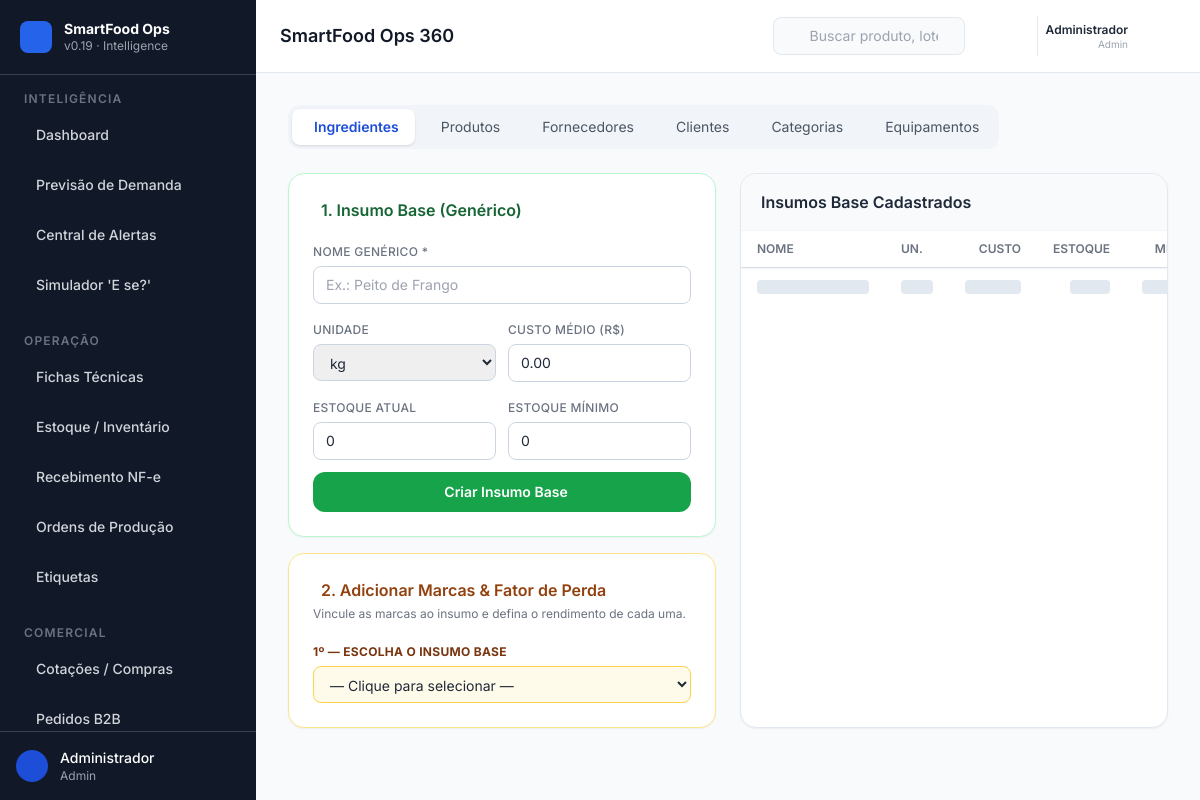
Page /cadastro (signed in) on the committed database.
### models.py (models this page shows)
class TimestampMixin:
    created_at = Column(DateTime(timezone=True), server_default=func.now())
    updated_at = Column(DateTime(timezone=True), onupdate=func.now())

class User(Base, TimestampMixin):
    __tablename__ = "users"
    id = Column(GUID(), primary_key=True, default=uuid.uuid4)
    nome = Column(String, nullable=False)
    email = Column(String, unique=True, index=True, nullable=False)
    perfil = Column(String, nullable=False, default="operador",
                    comment="chef | operador | admin")
    pin_code = Column(String(4), nullable=True,
                      comment="PIN de 4 dígitos para login rápido no tablet")
    ativo = Column(Boolean, default=True)

### routers/ui_operations.py (the view)
@router.get("/cadastro", response_class=HTMLResponse)
def cadastro(request: Request, _=AdminOnly):
    return templates.TemplateResponse("cadastro/index.html", _ctx(request))

### templates/cadastro/index.html (shortened to what this page needs)
{% extends "base.html" %}
{% block content %}
<div class="max-w-6xl mx-auto space-y-6"
     x-data="{
       tab: 'ingredientes',
       catalogModal: false,
       catalogSupId: '',
       catalogSupNome: ''
     }">
  <div class="flex flex-wrap gap-1 bg-slate-100 p-1 rounded-xl w-fit">
    {% for key, label, icon in [
      ('ingredientes', 'Ingredientes', 'leaf'),
      ('produtos',     'Produtos',     'package'),
      ('fornecedores', 'Fornecedores', 'truck'),
      ('clientes',     'Clientes',     'storefront'),
      ('categorias',   'Categorias',   'tag'),
      ('equipamentos', 'Equipamentos', 'wrench'),
    ] %}
    <button @click="tab = '{{ key }}'"
            :class="tab === '{{ key }}' ? 'bg-white shadow text-blue-700 font-semibold' : 'text-gray-600 hover:text-gray-900'"
            class="flex items-center gap-1.5 px-4 py-2 rounded-lg text-sm transition-all">
      {{ label }}
    </button>
    {% endfor %}
  </div>
  <div x-show="tab === 'ingredientes'" x-cloak>
    <div class="grid lg:grid-cols-2 gap-6">
      <div class="space-y-4">
        <div class="bg-white rounded-2xl border border-green-200 shadow-sm p-6">
          <h2 class="font-semibold text-green-800 mb-4 flex items-center gap-2">
            1. Insumo Base (Genérico)
          </h2>
          <form id="ing-form"
                hx-post="/api/cadastro/ingredient"
                hx-target="#ing-list-body"
                hx-swap="afterbegin"
                hx-on::after-request="if(event.detail.successful){ this.reset(); document.getElementById('ing-options-select').dispatchEvent(new Event('load')); }"
                class="space-y-3">
            <div class="grid grid-cols-2 gap-3">
              <div class="col-span-2 space-y-1">
                <label class="text-xs font-medium text-gray-500 uppercase tracking-wide">Nome Genérico *</label>
                <input name="nome" type="text" required placeholder="Ex.: Peito de Frango"
                       class="w-full px-3 py-2 border border-slate-300 rounded-lg text-sm focus:outline-none focus:ring-2 focus:ring-green-500">
              </div>
              <div class="space-y-1">
                <label class="text-xs font-medium text-gray-500 uppercase tracking-wide">Unidade</label>
                <select name="unidade" class="w-full px-3 py-2 border border-slate-300 rounded-lg text-sm focus:outline-none focus:ring-2 focus:ring-green-500">
                  <option value="kg">kg</option>
                </select>
              </div>
              <div class="space-y-1">
                <label class="text-xs font-medium text-gray-500 uppercase tracking-wide">Custo Médio (R$)</label>
                <input name="custo_atual" type="number" step="0.01" min="0" value="0.00"
                       class="w-full px-3 py-2 border border-slate-300 rounded-lg text-sm focus:outline-none focus:ring-2 focus:ring-green-500">
              </div>
              <div class="space-y-1">
                <label class="text-xs font-medium text-gray-500 uppercase tracking-wide">Estoque Atual</label>
                <input name="estoque_atual" type="number" step="0.1" min="0" value="0"
                       class="w-full px-3 py-2 border border-slate-300 rounded-lg text-sm focus:outline-none focus:ring-2 focus:ring-green-500">
              </div>
              <div class="space-y-1">
                <label class="text-xs font-medium text-gray-500 uppercase tracking-wide">Estoque Mínimo</label>
                <input name="estoque_minimo" type="number" step="0.1" min="0" value="0"
                       class="w-full px-3 py-2 border border-slate-300 rounded-lg text-sm focus:outline-none focus:ring-2 focus:ring-green-500">
              </div>
            </div>
            <button type="submit"
                    class="w-full py-2.5 bg-green-600 hover:bg-green-700 text-white text-sm font-semibold rounded-xl transition-colors flex items-center justify-center gap-2 mt-2">
               Criar Insumo Base
            </button>
          </form>
        </div>
        <div class="bg-white rounded-2xl border border-amber-200 shadow-sm p-6"
             x-data="{ selectedIngId: '', starRating: 3, pesoBruto: null, pesoLimpo: null,
                        get fcCalc() { return (this.pesoLimpo > 0 ? (this.pesoBruto / this.pesoLimpo) : 1).toFixed(2); } }">
          <h2 class="font-semibold text-amber-800 mb-1 flex items-center gap-2">
            2. Adicionar Marcas &amp; Fator de Perda
          </h2>
          <p class="text-xs text-gray-500 mb-4">Vincule as marcas ao insumo e defina o rendimento de cada uma.</p>
          <div class="space-y-4">
            <div class="space-y-1">
              <label class="text-xs font-bold text-amber-900 uppercase tracking-wide">1º — Escolha o Insumo Base</label>
              <select id="ing-options-select" x-model="selectedIngId"
                      hx-get="/api/cadastro/ingredient-options"
                      hx-trigger="load"
                      hx-swap="innerHTML"
                      class="w-full px-3 py-2 border border-amber-300 bg-amber-50 rounded-lg text-sm focus:outline-none focus:ring-2 focus:ring-amber-500"
                      @change="if(selectedIngId) htmx.ajax('GET', `/api/cadastro/ingredient/${selectedIngId}/manufacturers`, {target: '#mfr-list-body', swap: 'innerHTML'})">
                <option value="">— Clique para selecionar —</option>
              </select>
            </div>
          </div>
        </div>
      </div>
      <div class="bg-white rounded-2xl border border-slate-200 shadow-sm overflow-hidden">
        <div class="px-5 py-4 border-b border-slate-100 flex items-center justify-between bg-slate-50">
          <h2 class="font-semibold text-gray-800">Insumos Base Cadastrados</h2>
        </div>
        <div class="overflow-x-auto max-h-[750px] overflow-y-auto">
          <table class="w-full text-sm">
            <thead class="bg-white sticky top-0 shadow-sm">
              <tr class="border-b border-slate-200">
                <th class="text-left px-4 py-2.5 text-xs font-semibold text-gray-500 uppercase">Nome</th>
                <th class="text-left px-4 py-2.5 text-xs font-semibold text-gray-500 uppercase">Un.</th>
                <th class="text-right px-4 py-2.5 text-xs font-semibold text-gray-500 uppercase">Custo</th>
                <th class="text-right px-4 py-2.5 text-xs font-semibold text-gray-500 uppercase">Estoque</th>
                <th class="text-right px-4 py-2.5 text-xs font-semibold text-gray-500 uppercase hidden md:table-cell">Mín.</th>
              </tr>
            </thead>
            <tbody id="ing-list-body"
                   hx-get="/api/cadastro/ingredients"
                   hx-trigger="load"
                   hx-swap="innerHTML"
                   class="divide-y divide-slate-100">
              <tr class="animate-pulse">
                <td class="px-4 py-3"><div class="h-3.5 bg-slate-200 rounded w-28"></div></td>
                <td class="px-4 py-3"><div class="h-3.5 bg-slate-200 rounded w-8"></div></td>
                <td class="px-4 py-3"><div class="h-3.5 bg-slate-200 rounded w-14 ml-auto"></div></td>
                <td class="px-4 py-3"><div class="h-3.5 bg-slate-200 rounded w-10 ml-auto"></div></td>
                <td class="px-4 py-3 hidden md:table-cell"><div class="h-3.5 bg-slate-200 rounded w-10 ml-auto"></div></td>
              </tr>
            </tbody>
          </table>
        </div>
      </div>
    </div>
  </div>
</div>
{% endblock %}

### templates/includes/sidebar.html (shortened to what this page needs)
<aside id="sidebar"
       :class="sidebarOpen ? 'translate-x-0' : '-translate-x-full md:translate-x-0'"
       class="fixed md:relative z-40 w-64 h-full bg-gray-900 text-white
              flex flex-col transition-transform duration-300 ease-in-out shrink-0">
  <div class="flex items-center gap-3 px-5 py-5 border-b border-gray-700">
    <div class="w-8 h-8 bg-blue-600 rounded-lg flex items-center justify-center shrink-0">
    </div>
    <div class="min-w-0">
      <p class="font-bold text-sm leading-tight text-white truncate">SmartFood Ops</p>
      <p class="text-xs text-gray-400 truncate">v0.19 · Intelligence</p>
    </div>
  </div>
  <nav class="flex-1 overflow-y-auto py-4 px-3 space-y-6" aria-label="Navegação principal">
    {% macro nav_item(label, icon, url, badge=None) %}
    <a href="{{ url }}"
       hx-get="{{ url }}"
       hx-target="#main-content"
       hx-select="#main-content"
       hx-swap="innerHTML"
       hx-push-url="true"
       @click="activeNav = '{{ url }}'; if(window.innerWidth < 768) sidebarOpen = false"
       :class="activeNav === '{{ url }}' || activeNav.startsWith('{{ url }}/') ?
                 'bg-blue-600 text-white' :
                 'text-gray-300 hover:bg-gray-800 hover:text-white'"
       class="flex items-center gap-3 px-3 py-2.5 rounded-lg text-sm font-medium
              transition-colors duration-150 group min-h-[48px]"
       aria-label="{{ label }}">
      <span class="truncate flex-1">{{ label }}</span>
    </a>
    {% endmacro %}
    {% macro nav_section(title) %}
    <p class="px-3 text-xs font-semibold text-gray-500 uppercase tracking-widest mb-1">
      {{ title }}
    </p>
    {% endmacro %}
    {% set perfil = request.session.get('user_perfil', '') %}
    {% if perfil in ('admin', 'chef') %}
    <div>
      {{ nav_section("Inteligência") }}
      <div class="space-y-0.5">
        {{ nav_item("Dashboard",             "squares-four",   "/dashboard") }}
        {{ nav_item("Previsão de Demanda",   "chart-line-up",  "/intelligence/forecast") }}
        {{ nav_item("Central de Alertas",    "bell-ringing",   "/intelligence/alerts") }}
        {{ nav_item("Simulador 'E se?'",     "flask",          "/intelligence/simulator") }}
      </div>
    </div>
    <div>
      {{ nav_section("Operação") }}
      <div class="space-y-0.5">
        {{ nav_item("Fichas Técnicas",       "notebook",       "/operations/bom") }}
        {{ nav_item("Estoque / Inventário",  "package",        "/operations/inventory") }}
        {{ nav_item("Recebimento NF-e",      "truck",          "/operations/receiving") }}
        {{ nav_item("Ordens de Produção",    "factory",        "/operations/production") }}
        {{ nav_item("Etiquetas",             "tag",            "/operations/labels") }}
      </div>
    </div>
    <div>
      {{ nav_section("Comercial") }}
      <div class="space-y-0.5">
        {{ nav_item("Cotações / Compras",    "shopping-cart",    "/commercial/purchasing") }}
        {{ nav_item("Pedidos B2B",           "clipboard-text",   "/commercial/orders") }}
      </div>
    </div>
    {% endif %}
  </nav>
  <div class="px-4 py-4 border-t border-gray-700">
    <div class="flex items-center gap-3">
      <div class="w-8 h-8 bg-blue-700 rounded-full flex items-center justify-center shrink-0">
      </div>
      <div class="min-w-0">
        <p class="text-sm font-medium text-white truncate">{{ request.session.get('user_nome', 'Utilizador') }}</p>
        <p class="text-xs text-gray-400 truncate capitalize">{{ request.session.get('user_perfil', '') }}</p>
      </div>
    </div>
  </div>
</aside>

### templates/includes/topbar.html (shortened to what this page needs)
<header class="bg-white border-b border-slate-200 px-4 md:px-6 py-3
               flex items-center gap-3 shrink-0 z-20 sticky top-0">
  <div class="flex-1 min-w-0">
    <h1 id="page-title"
        class="text-base md:text-lg font-semibold text-gray-900 truncate">
      {% block page_title %}SmartFood Ops 360{% endblock %}
    </h1>
  </div>
  <div class="hidden lg:flex items-center"
       x-data="{ searchOpen: false }">
    <div :class="searchOpen ? 'w-72' : 'w-48'"
         class="relative transition-all duration-200">
      <input type="search"
             placeholder="Buscar produto, lote, cliente..."
             class="w-full pl-9 pr-3 py-2 text-sm bg-slate-50 border border-slate-200
                    rounded-lg placeholder-gray-400 focus:outline-none focus:ring-2
                    focus:ring-blue-500 focus:border-transparent"
             @focus="searchOpen = true"
             @blur="searchOpen = false"
             aria-label="Busca global" />
    </div>
  </div>
  <div class="relative" x-data="{ alertsOpen: false }">
    <button @click="alertsOpen = !alertsOpen"
            @keydown.escape="alertsOpen = false"
            class="relative p-2 text-gray-500 hover:text-gray-800 hover:bg-slate-100
                   rounded-lg transition-colors min-h-[48px] min-w-[48px]
                   flex items-center justify-center"
            aria-label="Alertas ativos"
            aria-haspopup="true"
            :aria-expanded="alertsOpen">
    </button>
  </div>
  {% set session_nome = request.session.get('user_nome', '') %}
  {% if session_nome %}
  <div class="flex items-center gap-2 pl-2 border-l border-slate-200">
    <div class="hidden sm:flex flex-col items-end leading-tight">
      <span class="text-xs font-semibold text-gray-800">{{ session_nome }}</span>
      <span class="text-[10px] text-gray-400 capitalize">{{ request.session.get('user_perfil', '') }}</span>
    </div>
    <a href="/logout"
       class="p-2 text-gray-500 hover:text-red-600 hover:bg-red-50 rounded-lg transition-colors
              min-h-[40px] min-w-[40px] flex items-center justify-center"
       title="Terminar sessão"
       aria-label="Terminar sessão">
    </a>
  </div>
  {% endif %}
</header>

### templates/base.html (style rules this page uses)
body { font-family: 'Inter', system-ui, sans-serif; }

### rows in the picture
User: session.get "Administrador", session.get "Admin", nome "Administrador"

### other values in the picture
{{ title }} "INTELIGÊNCIA OPERAÇÃO COMERCIAL"
{{ label }} "Dashboard Previsão de Demanda Central de Alertas Simulador 'E se?' Fichas Técnicas Estoque / Inventário Recebimento NF-e Ordens de Produção Etiquetas Cotações / Compras Pedidos B2B"
{{ label }} "Ingredientes" "Produtos" "Fornecedores" "Clientes" "Categorias" "Equipamentos"
